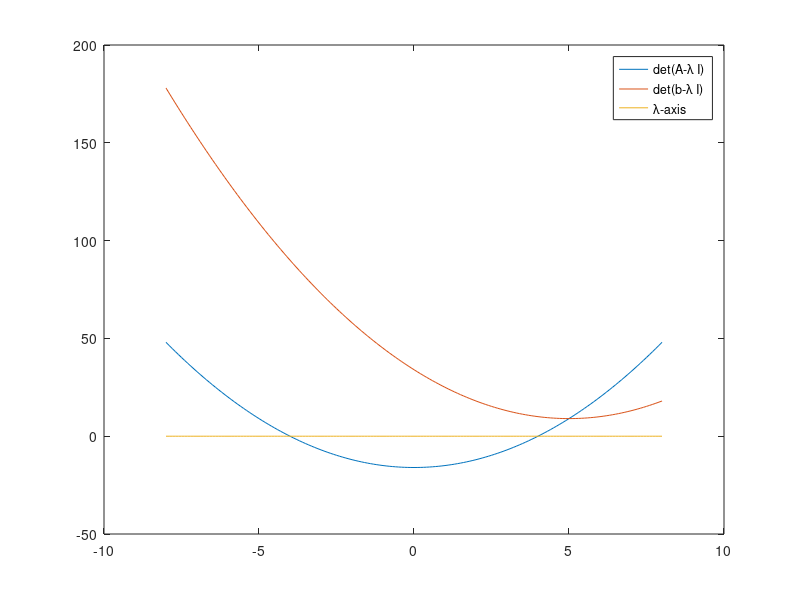

This figure's MATLAB source:
a = [5 -3; 3 -5];
b = [5 -3; 3 5];
format short
%%
% *(a)*
eig(a)
%%
%
eig(b)
%% 
% A and B do not have the same type of eigenvalues.
%%
%
p=poly(a);
q=poly(b);
x=-8:0.1:8;
y=polyval(p,x);
z=zeros(size(x));
w=polyval(q,x);
plot(x,y,x,w,x,z)
legend('det(A-\lambda I)', 'det(b-\lambda I)', '\lambda-axis')
%%
% You can use the graph to estimate the eigenvalues of A by seeing where
% they equal zero. The graph shows us that the eigenvalues of B have no
% real roots as B never crosses the lambda axis.
%%
% *(b)*
[X D] = eig(a);
%%
% *(i)*
D
%%
% The values are the same.
%%
% *(ii)*
x1=X(:,1)
%%
%
x2=X(:,2)
%%
%
a*x1-D(1,1)*x1
%%
%
a*x2-D(2,2)*x2
%%
% These calculations show the accuracy of the eigenvalues and eigenvectors
% of A.
%%
% *(iii)*
%%
% 
X*D*inv(X)
%%
% *(iv)*
%%
% 
X*(D^5)*inv(X)
%%
% 
X*(D^10)*inv(X)
%%
%
a^5
%%
%
a^10
